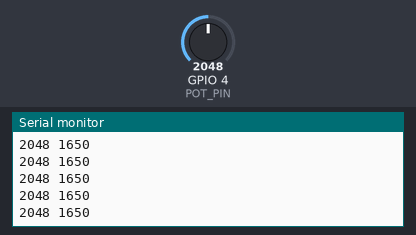
Bench run of a sketch on a simulated ESP32-S3. Shown: the last lines printed to the serial monitor. Inputs (shaded band) come from the test bench; at power-on: GPIO 4 (POT_PIN) = 2048 (analog values on the 0–4095 scale).

Above: at 2.2 s.
2.3 s: GPIO 4 (POT_PIN) set to 2866
At 2.9 s:
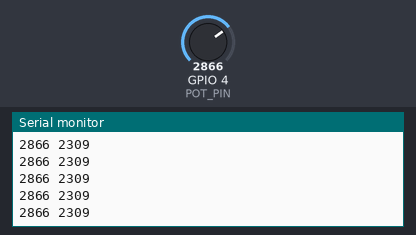
3.8 s: GPIO 4 (POT_PIN) set to 3603
At 4.7 s:
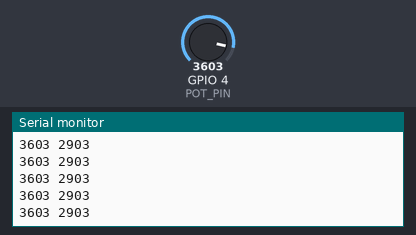
Timing chart, 0 to 6.8 s (numbered marks = the images above; inputs shaded):
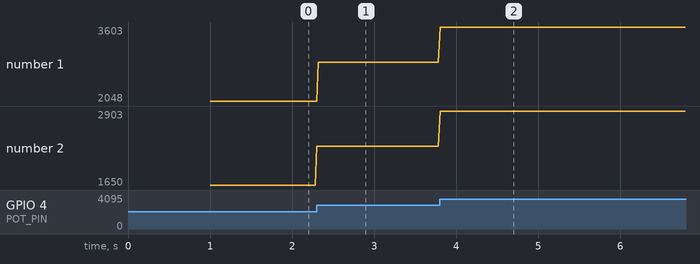

The sketch:

0.2_Reading_A_Potentiometer.ino
```cpp
/**
 **************************************************
 *
 * @file        0.2_Reading_A_Potentiometer.ino
 * @brief       Reads a potentiometer and prints it two ways at once, as raw ADC counts and as millivolts, so the
 *              Serial Plotter draws both as traces you can watch while you turn the knob.
 *              For details, connection diagram and more, check out the example documentation at: <link placeholder>
 * @author      Borna Zelenika @ soldered.com
 ***************************************************
 */

// The pin the potentiometer's wiper is on. Turning the knob moves it between 0 V and 3.3 V.
const int POT_PIN = 4;

// How long to wait between readings, in milliseconds. 20 ms gives fifty readings a second.
const int DELAY_MS = 20;

void setup() {
  Serial.begin(115200);

  // Time to open the Serial Plotter before the readings start.
  delay(1000);

  // The ESP32-S3's ADC is 12 bits, so analogRead() returns 0 to 4095.
  analogReadResolution(12);

  // ADC_11db is the widest setting and covers the whole 0 V to 3.3 V swing. On the narrower ones
  // anything above about 1 V reads 4095 and the top of the knob's travel looks flat.
  analogSetPinAttenuation(POT_PIN, ADC_11db);
}

void loop() {
  // Raw ADC counts. A count, not a voltage: nothing about it says what it was measuring.
  int raw = analogRead(POT_PIN);

  // The same measurement in millivolts, using calibration figures programmed into the chip at the factory.
  int mv = analogReadMilliVolts(POT_PIN);

  // Two numbers on one line separated by a space gives the Serial Plotter two traces.
  Serial.print(raw);
  Serial.print(" ");
  Serial.println(mv);

  // The plotter autoscales, so leave the pot alone and what fills the window is noise, magnified.
  delay(DELAY_MS);
}
```

Measured:
- after the input at 2.3 s, the serial monitor: prints a new line at once (image 1)
- after the input at 3.8 s, the serial monitor: prints a new line at once (image 2)
- plotted number 1: 2048 → 2866 after the input at 2.3 s, 2866 → 3603 after the input at 3.8 s
- plotted number 2: 1650 → 2309 after the input at 2.3 s, 2309 → 2903 after the input at 3.8 s
